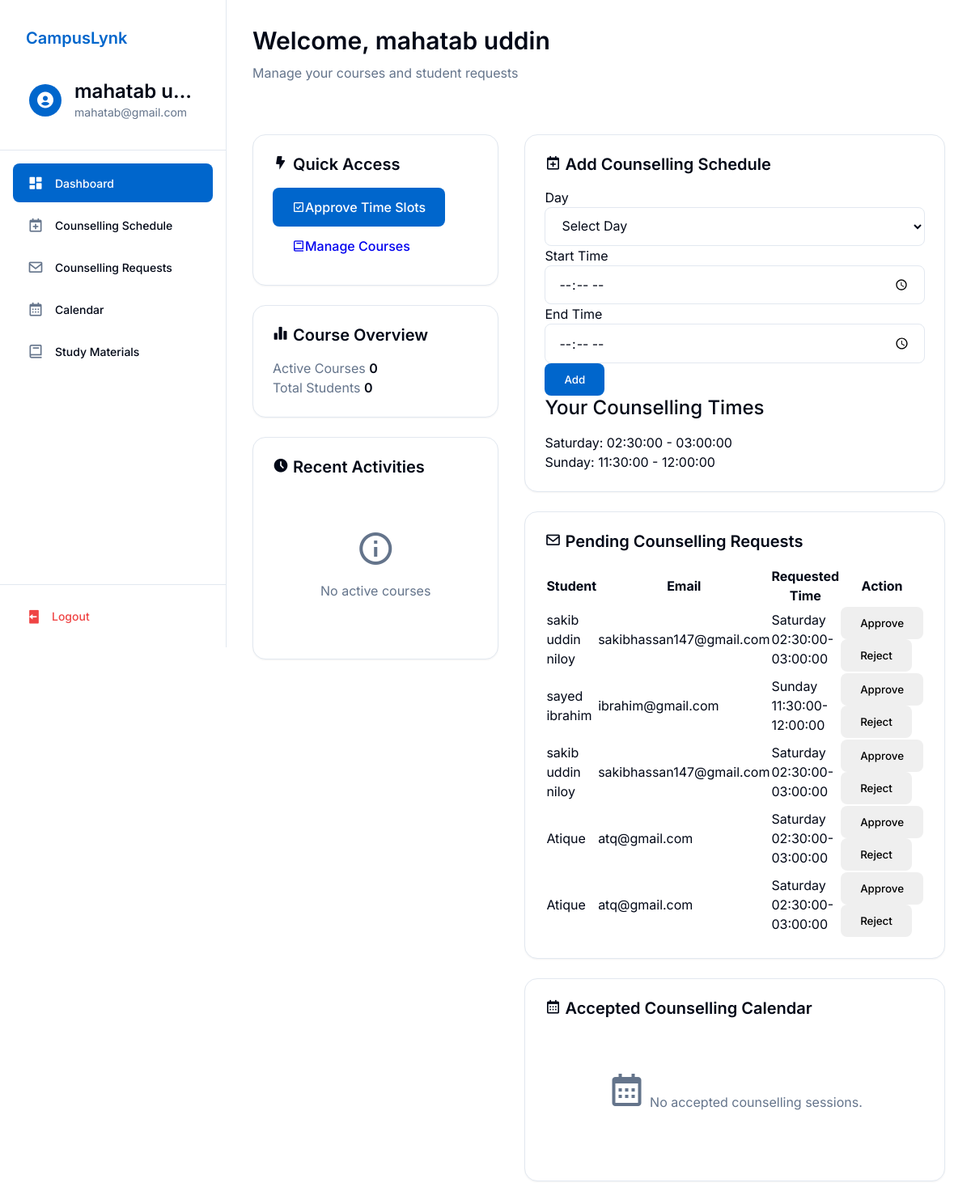
/faculty_dashboard.php (signed in), run on the app's committed database.
### tables this page shows
CREATE TABLE `users` (
  `id` int(11) NOT NULL,
  `username` varchar(255) NOT NULL,
  `email` varchar(255) NOT NULL,
  `password` varchar(255) NOT NULL,
  `role` enum('student','faculty','admin') NOT NULL,
  `name` varchar(255) NOT NULL
);

CREATE TABLE `counselling_times` (
  `id` int(11) NOT NULL,
  `faculty_id` int(11) NOT NULL,
  `day_of_week` enum('Monday','Tuesday','Wednesday','Thursday','Friday','Saturday','Sunday') NOT NULL,
  `start_time` time NOT NULL,
  `end_time` time NOT NULL
);

CREATE TABLE `counselling_requests` (
  `id` int(11) NOT NULL,
  `student_id` int(11) NOT NULL,
  `faculty_id` int(11) NOT NULL,
  `requested_time` varchar(255) NOT NULL,
  `status` enum('pending','approved','rejected') DEFAULT 'pending'
);

### faculty_dashboard.php (the view, shortened to what this page needs)
<?php
try {
    $database = new Database();
    $db = $database->getConnection();
    $query = $db->prepare("SELECT * FROM users WHERE email = ? AND role = 'faculty'");
    $query->execute([$_SESSION['useremail']]);
    $faculty = $query->fetch(PDO::FETCH_ASSOC);
    $courses_query = "SELECT * FROM course_schedules WHERE faculty_name = ?";
    $courses_stmt = $db->prepare($courses_query);
    $courses_stmt->execute([$faculty['name']]);
    $courses = $courses_stmt->fetchAll(PDO::FETCH_ASSOC);
    $students_query = "SELECT COUNT(DISTINCT section, course_code) as total FROM course_schedules WHERE faculty_name = ?";
    $students_stmt = $db->prepare($students_query);
    $students_stmt->execute([$faculty['name']]);
    $total_students = $students_stmt->fetch(PDO::FETCH_ASSOC)['total'];
    $faculty_id = null;
    $faculty_id_stmt = $db->prepare("SELECT id FROM faculty WHERE email = ?");
    $faculty_id_stmt->execute([$faculty['email']]);
    $faculty_id_row = $faculty_id_stmt->fetch(PDO::FETCH_ASSOC);
    if ($faculty_id_row) {
        $faculty_id = $faculty_id_row['id'];
    } else {
        $faculty_id = null;
    }
    $counselling_times = $db->prepare("SELECT * FROM counselling_times WHERE faculty_id = ?");
    $counselling_times->execute([$faculty_id]);
    $counselling_times = $counselling_times->fetchAll(PDO::FETCH_ASSOC);
    $pending_requests = $db->prepare("SELECT cr.*, u.name as student_name, u.email as student_email FROM counselling_requests cr JOIN users u ON cr.student_id = u.id WHERE cr.faculty_id = ? AND cr.status = 'pending'");
    $pending_requests->execute([$faculty_id]);
    $pending_requests = $pending_requests->fetchAll(PDO::FETCH_ASSOC);
    $accepted_requests = $db->prepare("SELECT cr.*, u.name as student_name FROM counselling_requests cr JOIN users u ON cr.student_id = u.id WHERE cr.faculty_id = ? AND cr.status = 'approved'");
    $accepted_requests->execute([$faculty_id]);
    $accepted_requests = $accepted_requests->fetchAll(PDO::FETCH_ASSOC);
} catch (PDOException $e) {
    header("Location: login.php?error=Database Error: " . urlencode($e->getMessage()));
    exit();
}
?>
<!DOCTYPE html>
<html lang="en">
<head>
    <link href='https://unpkg.com/boxicons@2.1.4/css/boxicons.min.css' rel='stylesheet'>
    <link rel="stylesheet" href="css/base.css">
    <link rel="stylesheet" href="css/layout.css">
    <link rel="stylesheet" href="css/components.css">
    <link rel="stylesheet" href="css/dashboard.css">
    <link rel="stylesheet" href="css/faculty.css">
</head>
<body class="dashboard-page">
    <div class="dashboard-container">
        <?php include 'sidebar.php'; ?>
        <main class="main-content">
            <section class="welcome-section">
                <h1>Welcome, <?php echo htmlspecialchars($faculty['name']); ?></h1>
                <p class="text-muted">Manage your courses and student requests</p>
            </section>
            <?php if (isset($error)): ?>
                <div class="alert alert-error">
                    <?php echo htmlspecialchars($error); ?>
                </div>
            <?php else: ?>
            <div class="dashboard-grid" style="display: grid; grid-template-columns: 1fr 1.2fr; gap: 2rem; align-items: start;">
                <div class="content-stack" style="display: flex; flex-direction: column; gap: 1.5rem;">
                    <div class="card">
                        <h2 class="text-xl font-semibold mb-4"><i class='bx bxs-bolt'></i> Quick Access</h2>
                        <div class="space-y-4">
                            <a href="approve_time_slots.php" class="btn btn-primary w-full">
                                <i class='bx bx-check-square'></i> Approve Time Slots
                            </a>
                            <a href="manage_courses.php" class="btn btn-secondary w-full">
                                <i class='bx bx-book'></i> Manage Courses
                            </a>
                        </div>
                    </div>
                    <div class="card">
                        <h2 class="text-xl font-semibold mb-4"><i class='bx bxs-bar-chart-alt-2'></i> Course Overview</h2>
                        <div class="space-y-4">
                            <div class="flex justify-between items-center">
                                <span class="text-muted">Active Courses</span>
                                <span class="font-semibold"><?php echo count($courses); ?></span>
                            </div>
                            <div class="flex justify-between items-center">
                                <span class="text-muted">Total Students</span>
                                <span class="font-semibold"><?php echo $total_students; ?></span>
                            </div>
                        </div>
                    </div>
                    <div class="card">
                        <h2 class="text-xl font-semibold mb-4"><i class='bx bxs-time-five'></i> Recent Activities</h2>
                        <div class="space-y-4">
                            <?php if (!empty($courses)): ?>
                                <?php foreach (array_slice($courses, 0, 3) as $course): ?>
                                    <div class="flex items-center space-x-4">
                                        <div class="flex-1">
                                            <h3 class="font-semibold"><?php echo htmlspecialchars($course['name']); ?></h3>
                                            <p class="text-sm text-muted"><?php echo htmlspecialchars($course['code']); ?></p>
                                        </div>
                                    </div>
                                <?php endforeach; ?>
                            <?php else: ?>
                                <div class="empty-state">
                                    <i class='bx bx-info-circle'></i>
                                    <p class="text-muted">No active courses</p>
                                </div>
                            <?php endif; ?>
                        </div>
                    </div>
                </div>
                <div class="content-stack" style="display: flex; flex-direction: column; gap: 1.5rem;">
                    <section class="card mb-6">
                        <h2 class="text-xl font-semibold mb-4"><i class='bx bx-calendar-plus'></i> Add Counselling Schedule</h2>
                        <form method="POST" class="flex flex-wrap gap-4 items-end">
                            <div>
                                <label>Day</label>
                                <select name="day_of_week" required class="form-input">
                                    <option value="">Select Day</option>
                                </select>
                            </div>
                            <div>
                                <label>Start Time</label>
                                <input type="time" name="start_time" required class="form-input">
                            </div>
                            <div>
                                <label>End Time</label>
                                <input type="time" name="end_time" required class="form-input">
                            </div>
                            <button type="submit" class="btn btn-primary">Add</button>
                        </form>
                        <div class="mt-4">
                            <h3 class="font-medium mb-2">Your Counselling Times</h3>
                            <ul class="list">
                                <?php if (empty($counselling_times)): ?>
                                    <li class="empty-state"><i class='bx bx-time'></i> No counselling times set.</li>
                                <?php else: ?>
                                    <?php foreach ($counselling_times as $ct): ?>
                                        <li><?php echo htmlspecialchars($ct['day_of_week'] . ': ' . $ct['start_time'] . ' - ' . $ct['end_time']); ?></li>
                                    <?php endforeach; ?>
                                <?php endif; ?>
                            </ul>
                        </div>
                    </section>
                    <section class="card mb-6">
                        <h2 class="text-xl font-semibold mb-4"><i class='bx bx-envelope'></i> Pending Counselling Requests</h2>
                        <?php if (empty($pending_requests)): ?>
                            <div class="empty-state"><i class='bx bx-message-square-x'></i> No pending requests.</div>
                        <?php else: ?>
                            <div style="overflow-x:auto;">
                            <table class="table-auto w-full">
                                <thead><tr><th>Student</th><th>Email</th><th>Requested Time</th><th>Action</th></tr></thead>
                                <tbody>
                                <?php foreach ($pending_requests as $req): ?>
                                    <tr>
                                        <td><?php echo htmlspecialchars($req['student_name']); ?></td>
                                        <td><?php echo htmlspecialchars($req['student_email']); ?></td>
                                        <td><?php echo htmlspecialchars($req['requested_time']); ?></td>
                                        <td>
                                            <form method="POST" action="faculty_counselling_action.php" style="display:inline;">
                                                <button name="action" value="approve" class="btn btn-success btn-sm">Approve</button>
                                                <button name="action" value="reject" class="btn btn-danger btn-sm">Reject</button>
                                            </form>
                                        </td>
                                    </tr>
                                <?php endforeach; ?>
                                </tbody>
                            </table>
                            </div>
                        <?php endif; ?>
                    </section>
                    <section class="card">
                        <h2 class="text-xl font-semibold mb-4"><i class='bx bx-calendar'></i> Accepted Counselling Calendar</h2>
                        <?php if (empty($accepted_requests)): ?>
                            <div class="empty-state"><i class='bx bx-calendar'></i> No accepted counselling sessions.</div>
                        <?php endif; ?>
                    </section>
                </div>
            </div>
            <?php endif; ?>
        </main>
    </div>
</body>
</html>

### sidebar.php (shortened to what this page needs)
<?php
try {
    $sidebar_database = new Database();
    $sidebar_db = $sidebar_database->getConnection();
    $sidebar_query = $sidebar_db->prepare("SELECT * FROM users WHERE email = ?");
    $sidebar_query->execute([$_SESSION['useremail']]);
    $sidebar_user = $sidebar_query->fetch(PDO::FETCH_ASSOC);
} catch (PDOException $e) {
    header("Location: login.php?error=Database Error: " . urlencode($e->getMessage()));
    exit();
}
$current_page = basename($_SERVER['PHP_SELF']);
$role = $sidebar_user['role'];
?>
<link href='https://unpkg.com/boxicons@2.1.4/css/boxicons.min.css' rel='stylesheet'>
<aside class="sidebar">
    <div class="sidebar-header">
        <div class="logo-and-title-div">
            <a href="<?php echo $role === 'faculty' ? 'faculty_dashboard.php' : ($role === 'admin' ? 'admin_dashboard.php' : 'dashboard.php'); ?>" class="navbar-brand">CampusLynk</a>
        </div>
        <a href="<?php echo $role === 'faculty' ? 'faculty_dashboard.php' : ($role === 'admin' ? 'admin_dashboard.php' : 'profile.php'); ?>" class="user-info">
            <div class="user-avatar">
                <i class='bx bxs-user-circle'></i>
            </div>
            <div class="user-details">
                <h3 class="user-name"><?php echo htmlspecialchars($sidebar_user['name']); ?></h3>
                <p class="user-email"><?php echo htmlspecialchars($sidebar_user['email']); ?></p>
            </div>
        </a>
    </div>
    <div class="sidebar-content">
        <ul class="nav-links">
            <?php if ($role === 'admin'): ?>
                <li>
                    <a href="admin_dashboard.php" class="nav-link <?php echo $current_page === 'admin_dashboard.php' ? 'active' : ''; ?>">
                        <i class='bx bxs-dashboard'></i>
                        <span>Dashboard</span>
                    </a>
                </li>
                <li>
                    <a href="admin_dataimport.php" class="nav-link <?php echo $current_page === 'admin_dataimport.php' ? 'active' : ''; ?>">
                        <i class='bx bxs-file-import'></i>
                        <span>Data Import</span>
                    </a>
                </li>
                <li>
                    <a href="admin_users.php" class="nav-link <?php echo $current_page === 'admin_users.php' ? 'active' : ''; ?>">
                        <i class='bx bxs-user-detail'></i>
                        <span>User Management</span>
                    </a>
                </li>
                <li>
                    <a href="admin_settings.php" class="nav-link <?php echo $current_page === 'admin_settings.php' ? 'active' : ''; ?>">
                        <i class='bx bxs-cog'></i>
                        <span>Settings</span>
                    </a>
                </li>
            <?php elseif ($role === 'faculty'): ?>
                <li>
                    <a href="faculty_dashboard.php" class="nav-link <?php echo $current_page === 'faculty_dashboard.php' ? 'active' : ''; ?>">
                        <i class='bx bxs-dashboard'></i>
                        <span>Dashboard</span>
                    </a>
                </li>
                <li>
                    <a href="faculty_counselling_schedule.php" class="nav-link <?php echo $current_page === 'faculty_counselling_schedule.php' ? 'active' : ''; ?>">
                        <i class='bx bx-calendar-plus'></i>
                        <span>Counselling Schedule</span>
                    </a>
                </li>
                <li>
                    <a href="faculty_counselling_requests.php" class="nav-link <?php echo $current_page === 'faculty_counselling_requests.php' ? 'active' : ''; ?>">
                        <i class='bx bx-envelope'></i>
                        <span>Counselling Requests</span>
                    </a>
                </li>
                <li>
                    <a href="faculty_counselling_calendar.php" class="nav-link <?php echo $current_page === 'faculty_counselling_calendar.php' ? 'active' : ''; ?>">
                        <i class='bx bx-calendar'></i>
                        <span>Calendar</span>
                    </a>
                </li>
                <li>
                    <a href="study-materials.php" class="nav-link <?php echo $current_page === 'study-materials.php' ? 'active' : ''; ?>">
                        <i class='bx bx-book'></i>
                        <span>Study Materials</span>
                    </a>
                </li>
            <?php endif; ?>
        </ul>
    </div>
    <div class="sidebar-footer">
        <a href="<?php echo $role === 'admin' ? 'admin_logout.php' : 'logout.php'; ?>" class="logout-btn">
            <i class='bx bxs-log-out'></i>
            <span>Logout</span>
        </a>
    </div>
</aside>

### data on the page
users: name "mahatab u…", email "mahatab@gmail.com", name "mahatab uddin"
counselling_times: day_of_week+start_time+end_time "Saturday: 02:30:00 - 03:00:00"
counselling_times: day_of_week+start_time+end_time "Sunday: 11:30:00 - 12:00:00"
counselling_requests: users.name "sakib uddin niloy", users.email "sakibhassan147@gmail.com", requested_time "Saturday 02:30:00-03:00:00"
counselling_requests: users.name "sayed ibrahim", users.email "ibrahim@gmail.com", requested_time "Sunday 11:30:00-12:00:00"
counselling_requests: users.name "sakib uddin niloy", users.email "sakibhassan147@gmail.com", requested_time "Saturday 02:30:00-03:00:00"
counselling_requests: users.name "Atique", users.email "atq@gmail.com", requested_time "Saturday 02:30:00-03:00:00"
counselling_requests: users.name "Atique", users.email "atq@gmail.com", requested_time "Saturday 02:30:00-03:00:00"

### other printed values
count($courses) "0"
$total_students "0"
